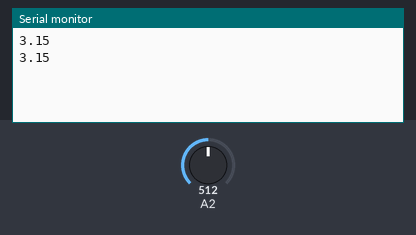
A sketch run on a simulated Arduino Uno, built with avr-gcc and run on an emulated ATmega328P. Shown: the last lines printed to the serial monitor. Inputs (shaded band) come from the test bench; at power-on: A2 = 512.

Above: at 1.8 s.
1.9 s: A2 set to 716
At 2.8 s:
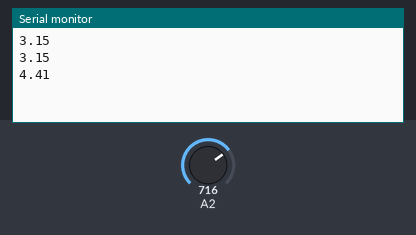
3.4 s: A2 set to 900
At 4.6 s:
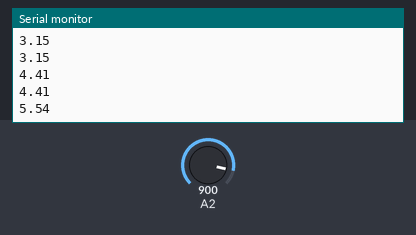
Timing chart, 0 to 6.4 s (numbered marks = the images above; inputs shaded):
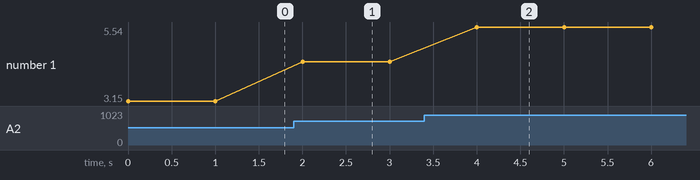

Measured:
- after the input at 1.9 s, the serial monitor: prints a new line after 0.10 s (image 1)
- after the input at 3.4 s, the serial monitor: prints a new line after 0.60 s (image 2)
- plotted number 1: 3.15 → 4.41 after the input at 1.9 s, 4.41 → 5.54 after the input at 3.4 s

The sketch:

sketch_mar26a.ino
```cpp
void setup() {
  // put your setup code here, to run once:
Serial.begin(9600);
pinMode(A2,INPUT);
}

void loop() {
  // put your main code here, to run repeatedly:
double s=analogRead(A2);
double d=(s/650)*4;
Serial.println(d);
 delay(1000);

}
```
